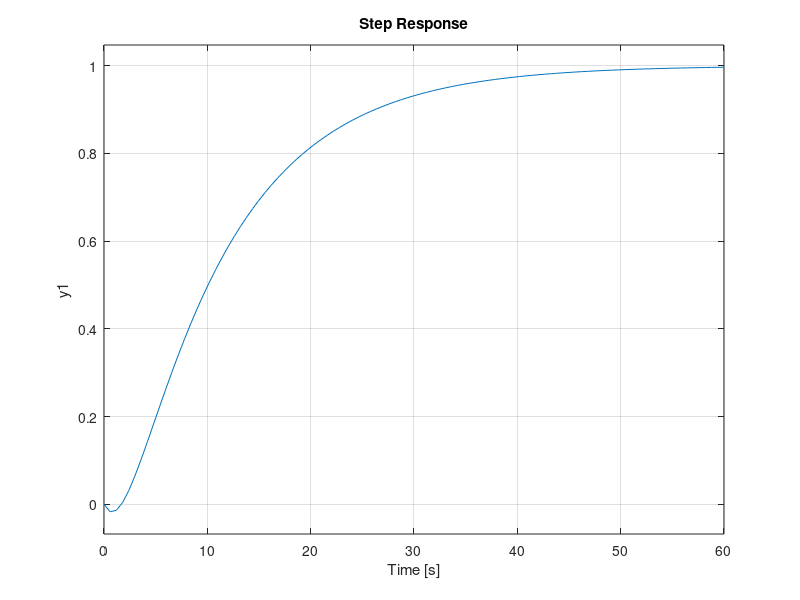

This figure's MATLAB source:
%% Ex 3

num = [2 1]
dena = [10 1]
denb = [1 1]
Fa = tf(num, dena)

Fb = tf(1, denb)

F4 = Fa*Fb


%% Ex 4

s = tf('s')
G1 = 1/(1+s)
G2 = 1/(1+10*s)
G3 = 1/s
G4 = (1+10*s)/(1+20*s)
G5 = 1/(1 + 3*s)

F1 = minreal(G3*G2*G1/(1+G3*G2*G4))
F2 = minreal(G3*G2*G5/(1 + G3*G2*G4))
F3 = minreal(G1 - G4*F1)
F4 = minreal(-G4*F2)

step(F1)
step(F2)
step(F3)
step(F4)


%% eX 5
s = tf('s')
F = (1-s)/((1 + 2*s)*(1 + 10*s))

step(F)
